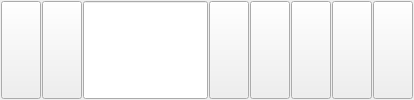
                 <widget class="QFrame" name="fraGrupaImovineTitle">
                  <property name="sizePolicy">
                   <sizepolicy hsizetype="Preferred" vsizetype="Maximum">
                    <horstretch>0</horstretch>
                    <verstretch>0</verstretch>
                   </sizepolicy>
                  </property>
                  <property name="frameShape">
                   <enum>QFrame::NoFrame</enum>
                  </property>
                  <property name="frameShadow">
                   <enum>QFrame::Raised</enum>
                  </property>
                  <layout class="QHBoxLayout" name="horizontalLayout_13">
                   <property name="spacing">
                    <number>1</number>
                   </property>
                   <property name="leftMargin">
                    <number>1</number>
                   </property>
                   <property name="topMargin">
                    <number>1</number>
                   </property>
                   <property name="rightMargin">
                    <number>1</number>
                   </property>
                   <property name="bottomMargin">
                    <number>1</number>
                   </property>
                   <item>
                    <widget class="QPushButton" name="btnGrupeImovineView">
                     <property name="sizePolicy">
                      <sizepolicy hsizetype="Maximum" vsizetype="Preferred">
                       <horstretch>0</horstretch>
                       <verstretch>0</verstretch>
                      </sizepolicy>
                     </property>
                     <property name="font">
                      <font>
                       <weight>75</weight>
                       <bold>true</bold>
                      </font>
                     </property>
                     <property name="cursor">
                      <cursorShape>PointingHandCursor</cursorShape>
                     </property>
                     <property name="toolTip">
                      <string>LISTA PRIKLJUČAKA - KUPAC</string>
                     </property>
                     <property name="statusTip">
                      <string>LISTA PRIKLJUČAKA - KUPAC</string>
                     </property>
                     <property name="whatsThis">
                      <string>LISTA PRIKLJUČAKA - KUPAC</string>
                     </property>
                     <property name="icon">
                      <iconset resource="../../resources/DonatForm.qrc">
                       <normaloff>:/InDonat/Forms/images/icon_bullets.gif</normaloff>:/InDonat/Forms/images/icon_bullets.gif</iconset>
                     </property>
                     <property name="iconSize">
                      <size>
                       <width>16</width>
                       <height>16</height>
                      </size>
                     </property>
                    </widget>
                   </item>
                   <item>
                    <widget class="QPushButton" name="btnAssetView">
                     <property name="sizePolicy">
                      <sizepolicy hsizetype="Maximum" vsizetype="Preferred">
                       <horstretch>0</horstretch>
                       <verstretch>0</verstretch>
                      </sizepolicy>
                     </property>
                     <property name="font">
                      <font>
                       <weight>75</weight>
                       <bold>true</bold>
                      </font>
                     </property>
                     <property name="cursor">
                      <cursorShape>PointingHandCursor</cursorShape>
                     </property>
                     <property name="toolTip">
                      <string>LISTA PRIKLJUČAKA - BROJ TELEFONA</string>
                     </property>
                     <property name="statusTip">
                      <string>LISTA PRIKLJUČAKA - BROJ TELEFONA</string>
                     </property>
                     <property name="whatsThis">
                      <string>LISTA PRIKLJUČAKA - BROJ TELEFONA</string>
                     </property>
                     <property name="icon">
                      <iconset resource="../../resources/DonatForm.qrc">
                       <normaloff>:/InDonat/Forms/images/telephone.gif</normaloff>:/InDonat/Forms/images/telephone.gif</iconset>
                     </property>
                    </widget>
                   </item>
                   <item>
                    <widget class="QLineEdit" name="txtGrupaImovineId">
                     <property name="sizePolicy">
                      <sizepolicy hsizetype="Expanding" vsizetype="Preferred">
                       <horstretch>0</horstretch>
                       <verstretch>0</verstretch>
                      </sizepolicy>
                     </property>
                     <property name="font">
                      <font>
                       <weight>75</weight>
                       <bold>true</bold>
                      </font>
                     </property>
                    </widget>
                   </item>
                   <item>
                    <widget class="QPushButton" name="btnStrankaZurnal">
                     <property name="sizePolicy">
                      <sizepolicy hsizetype="Maximum" vsizetype="Preferred">
                       <horstretch>0</horstretch>
                       <verstretch>0</verstretch>
                      </sizepolicy>
                     </property>
                     <property name="font">
                      <font>
                       <weight>75</weight>
                       <bold>true</bold>
                      </font>
                     </property>
                     <property name="cursor">
                      <cursorShape>PointingHandCursor</cursorShape>
                     </property>
                     <property name="toolTip">
                      <string>ŽURNAL</string>
                     </property>
                     <property name="statusTip">
                      <string>ŽURNAL</string>
                     </property>
                     <property name="whatsThis">
                      <string>ŽURNAL</string>
                     </property>
                     <property name="icon">
                      <iconset resource="../../resources/DonatForm.qrc">
                       <normaloff>:/InDonat/Forms/images/POVECALO.png</normaloff>:/InDonat/Forms/images/POVECALO.png</iconset>
                     </property>
                    </widget>
                   </item>
                   <item>
                    <widget class="QPushButton" name="btnUgovorneObveze">
                     <property name="sizePolicy">
                      <sizepolicy hsizetype="Maximum" vsizetype="Preferred">
                       <horstretch>0</horstretch>
                       <verstretch>0</verstretch>
                      </sizepolicy>
                     </property>
                     <property name="font">
                      <font>
                       <weight>75</weight>
                       <bold>true</bold>
                      </font>
                     </property>
                     <property name="cursor">
                      <cursorShape>PointingHandCursor</cursorShape>
                     </property>
                     <property name="toolTip">
                      <string>PENALI</string>
                     </property>
                     <property name="statusTip">
                      <string>PENALI</string>
                     </property>
                     <property name="whatsThis">
                      <string>PENALI</string>
                     </property>
                     <property name="icon">
                      <iconset resource="../../resources/DonatForm.qrc">
                       <normaloff>:/InDonat/Forms/images/dollarsign.gif</normaloff>:/InDonat/Forms/images/dollarsign.gif</iconset>
                     </property>
                    </widget>
                   </item>
                   <item>
                    <widget class="QPushButton" name="btnBundleInfo">
                     <property name="sizePolicy">
                      <sizepolicy hsizetype="Maximum" vsizetype="Preferred">
                       <horstretch>0</horstretch>
                       <verstretch>0</verstretch>
                      </sizepolicy>
                     </property>
                     <property name="font">
                      <font>
                       <weight>75</weight>
                       <bold>true</bold>
                      </font>
                     </property>
                     <property name="cursor">
                      <cursorShape>PointingHandCursor</cursorShape>
                     </property>
                     <property name="toolTip">
                      <string>Bundle informacije.</string>
                     </property>
                     <property name="statusTip">
                      <string>Bundle informacije.</string>
                     </property>
                     <property name="whatsThis">
                      <string>Bundle informacije.</string>
                     </property>
                     <property name="accessibleName">
                      <string/>
                     </property>
                     <property name="text">
                      <string/>
                     </property>
                     <property name="icon">
                      <iconset resource="../../resources/DonatForm.qrc">
                       <normaloff>:/InDonat/Forms/images/SERVICE.GIF</normaloff>:/InDonat/Forms/images/SERVICE.GIF</iconset>
                     </property>
                     <property name="iconSize">
                      <size>
                       <width>16</width>
                       <height>16</height>
                      </size>
                     </property>
                    </widget>
                   </item>
                   <item>
                    <widget class="QPushButton" name="btnAktivnaGrupaImovine">
                     <property name="sizePolicy">
                      <sizepolicy hsizetype="Maximum" vsizetype="Preferred">
                       <horstretch>0</horstretch>
                       <verstretch>0</verstretch>
                      </sizepolicy>
                     </property>
                     <property name="font">
                      <font>
                       <weight>75</weight>
                       <bold>true</bold>
                      </font>
                     </property>
                     <property name="cursor">
                      <cursorShape>PointingHandCursor</cursorShape>
                     </property>
                     <property name="toolTip">
                      <string>AKTIVNI</string>
                     </property>
                     <property name="statusTip">
                      <string>AKTIVNI</string>
                     </property>
                     <property name="whatsThis">
                      <string>AKTIVNI</string>
                     </property>
                     <property name="icon">
                      <iconset resource="../../resources/DonatForm.qrc">
                       <normaloff>:/InDonat/Forms/images/zeleni.JPG</normaloff>:/InDonat/Forms/images/zeleni.JPG</iconset>
                     </property>
                     <property name="checkable">
                      <bool>true</bool>
                     </property>
                     <property name="autoExclusive">
                      <bool>true</bool>
                     </property>
                    </widget>
                   </item>
                   <item>
                    <widget class="QPushButton" name="btnNeaktivnaGrupaImovine">
                     <property name="sizePolicy">
                      <sizepolicy hsizetype="Maximum" vsizetype="Preferred">
                       <horstretch>0</horstretch>
                       <verstretch>0</verstretch>
                      </sizepolicy>
                     </property>
                     <property name="font">
                      <font>
                       <weight>75</weight>
                       <bold>true</bold>
                      </font>
                     </property>
                     <property name="cursor">
                      <cursorShape>PointingHandCursor</cursorShape>
                     </property>
                     <property name="toolTip">
                      <string>NEAKTIVNI</string>
                     </property>
                     <property name="statusTip">
                      <string>NEAKTIVNI</string>
                     </property>
                     <property name="whatsThis">
                      <string>NEAKTIVNI</string>
                     </property>
                     <property name="icon">
                      <iconset resource="../../resources/DonatForm.qrc">
                       <normaloff>:/InDonat/Forms/images/crveni.JPG</normaloff>:/InDonat/Forms/images/crveni.JPG</iconset>
                     </property>
                     <property name="checkable">
                      <bool>true</bool>
                     </property>
                     <property name="autoExclusive">
                      <bool>true</bool>
                     </property>
                    </widget>
                   </item>
                  </layout>
                 </widget>
